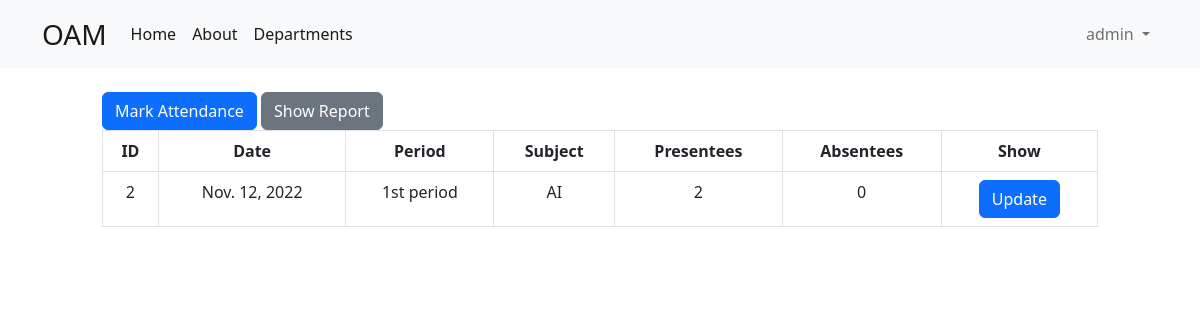
Page /show_attendance/CSM-A/ (signed in) on the committed database.
### core/models.py (models this page shows, shortened)
class User(AbstractUser):
    user_type        = models.CharField(
                    max_length = 10,
                    choices = user_types,
                    default='student',
                    null = False,
                )
    gender      = models.CharField(
                    max_length=50,
                    choices=sex_choice,
                    default='Male'
                )
    dob         = models.DateField(
                    _("date of birth"),
                    default=date.today,
                    null = True,
                    blank = True,
                    help_text="Please use the following format: <em>YYYY-MM-DD</em>."
                )
    date_joined = models.DateTimeField(_("date joined"), default=timezone.now)
    class Meta:
        ordering    = [
                        'first_name',
                        'last_name',
                        'dob',
                        'email',
                        'gender'
                    ]

### att/models.py (models this page shows, shortened)
class Period(models.Model):
    date        = models.DateField(default = timezone.now)
    hour        = models.CharField(max_length = 15, choices = time_slots)
    def __str__(self):
        return f" {self.hour} on {self.date}"

class Subject(models.Model):
    name = models.CharField(max_length=50)
    short_name = models.CharField(max_length=50, default='X')

### att/views.py (the view)
@login_required
@faculty_login_required
def show_attendance(request, section_name):
    section     = Section.objects.get(name = section_name)
    periods     = section.periods.all()
    section_attendance = Attendance.objects.filter(section=section)
    ids, hours, dates, subjects, presentees, absentees = [], [], [], [], [], []
    for each_period in periods:
        student_attendance = section_attendance.filter(period = each_period).all()
        try:
            subjects.append(student_attendance.first().subject.short_name)
        except:
            continue
        print(student_attendance)
        ids.append(each_period.id)
        dates.append(each_period.date)
        hours.append(each_period.hour)
        p, a = 0, 0
        for each_student in student_attendance:
            if each_student.student_status == 'Present':
                p += 1
            else:
                a += 1
        presentees.append(p)
        absentees.append(a)
    print(ids, dates, hours, subjects, absentees)
    return render(request, 'show_periods.html', {
        'periods' : zip(
                        ids,
                        dates,
                        hours,
                        subjects,
                        presentees,
                        absentees
                    ),
         'section' : section,
    })

### att/models.py (called while the page is built)
    def __str__(self):
        return self.name

    def __str__(self) -> str:
        return f"{self.student.user.first_name} {self.student.user.last_name} is {self.student_status} for {self.period}"

### templates/show_periods.html
{% extends 'base.html' %}
{% block body %}
<div class="row justify-content-center">
    <div class="col-10">
        <a
            href="/mark_attendance/{{ section }}/new"
            class="btn btn-primary"
        >
            Mark Attendance
        </a>
        <a
            href="{% url 'show report' section %}"
            class="btn btn-secondary"
        >
            Show Report
        </a>
        <div class="flex flex-col">
            <table class="min-w-full border text-center table table-hover table-bordered">
                <thead class="border-b">
                    <tr>
                        <th scope="col">ID          </th>
                        <th scope="col">Date        </th>
                        <th scope="col">Period      </th>
                        <th scope="col">Subject     </th>
                        <th scope="col">Presentees  </th>
                        <th scope="col">Absentees   </th>
                        <th scope="col">Show        </th>
                    </tr>
                </thead>
                <tbody>
                    {% for id, date, hour, subject, presentee, absentee in periods %}
                        <tr class="border-b">
                            <td scope="row">
                                {{ id }}
                            </td>
                            <td >
                                {{ date }}
                            </td>
                            <td >
                                {{ hour }}
                            </td>
                            <td >
                                {{ subject }}
                            </td>
                            <td >
                                {{ presentee }}
                            </td>
                            <td >
                                {{ absentee }}
                            </td>
                            <td>
                                <a
                                    href="/update_attendance/{{ section }}/{{ id }}"
                                    class = "btn btn-primary"
                                >
                                    Update
                                </a>
                            </td>
                        </tr>
                    {% endfor %}
                </tbody>
            </table>
        </div>
    </div>
</div>
{% endblock body %}

### templates/nav.html (shortened to what this page needs)
<nav class="navbar navbar-expand-lg bg-light mb-4">
    <div class="container   ">
      <a class="navbar-brand fs-3" href="{% url 'home' %}">OAM</a>
      <div class="collapse navbar-collapse" id="navbarSupportedContent">
        <ul class="navbar-nav me-auto mb-2 mb-lg-0">
          <li class="nav-item">
            <a class="nav-link active" aria-current="page" href="{% url 'home' %}">Home</a>
          </li>
          <li class="nav-item">
            <a class="nav-link active" aria-current="page" href="{% url 'about' %}">About</a>
          </li>
          {% if user.is_authenticated and user.user_type != 'student' %}
          <li class="nav-item">
            <a class="nav-link active" aria-current="page" href="{% url 'departments' %}">Departments</a>
          </li>
          {% endif %}
        </ul>
				{% if user.is_authenticated %}
					<ul class="navbar-nav mr-0 mb-2 mb-lg-0">
						<li class="nav-item dropdown">
							<a class="nav-link dropdown-toggle" href="#" role="button" data-bs-toggle="dropdown" aria-expanded="false">
								{{ user.username }}
							</a>
						</li>
					</ul>
        {% else %}
					<div class="form-inline my-2 my-lg-0">
						<a href="{% url 'login' %}" class="btn btn-outline-success">Login</a>
						<a href="{% url 'signup' %}" class="btn btn-primary ml-3">Signup</a>
					</div>
				{% endif %}
      </div>
    </div>
  </nav>

### rows in the picture
User: username "admin"
User: id "2", date "Nov. 12, 2022", hour "1st period", short_name "AI", absentee "0"
